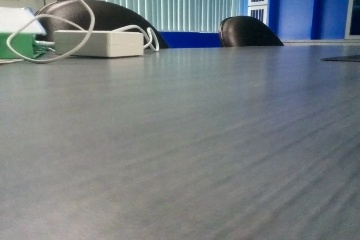
#> input picture Resources/Images/1772595057.885054.jpg, 360 x 240 px, given in place of the camera
$ python colorPicker.py
#> lines starting #> are read from the running program, lines starting #| are printed output that depends on the picture; after the words box and inside, x2 and y2 are one past the last pixel; in counts of white or black regions, pixels touching at a corner belong together
from djitellopy import tello

import cv2

import numpy as np

frameWidth = 480

frameHeight = 360

# [7 lines of commented-out code are left out]

def empty(a):

    pass

cv2.namedWindow("HSV")

cv2.resizeWindow("HSV", 640, 240)

cv2.createTrackbar("HUE Min", "HSV", 0, 179, empty)
#> slider 'HUE Min' is set to 35

cv2.createTrackbar("HUE Max", "HSV", 179, 179, empty)

cv2.createTrackbar("SAT Min", "HSV", 0, 255, empty)
#> slider 'SAT Min' is set to 51

cv2.createTrackbar("SAT Max", "HSV", 255, 255, empty)

cv2.createTrackbar("VALUE Min", "HSV", 0, 255, empty)
#> slider 'VALUE Min' is set to 51

cv2.createTrackbar("VALUE Max","HSV", 255, 255, empty)

cap = cv2.VideoCapture(0)

frameCounter = 0

while True:

    #img = drone.get_frame_read().frame

    _, img = cap.read()
#> img is the input picture: shape (240, 360, 3); mean B, G, R 129.2, 125.9, 119.1

    img = cv2.resize(img, (frameWidth, frameHeight))
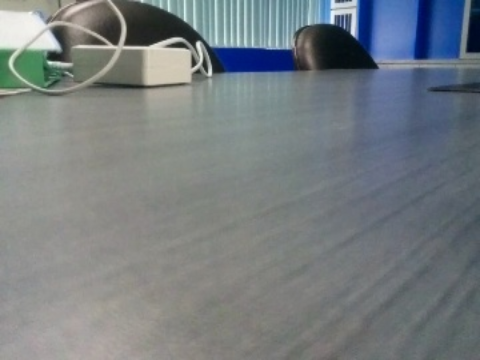
#> img: shape (360, 480, 3); mean B, G, R 129.1, 125.8, 119

    #img = cv2.flip(img,0)

    imgHsv = cv2.cvtColor(img, cv2.COLOR_BGR2HSV)
#> imgHsv: shape (360, 480, 3); mean H, S, V 66.1, 34.8, 133.2

    h_min = cv2.getTrackbarPos("HUE Min", "HSV")

    h_max = cv2.getTrackbarPos("HUE Max", "HSV")

    s_min = cv2.getTrackbarPos("SAT Min","HSV")

    s_max = cv2.getTrackbarPos("SAT Max", "HSV")

    v_min = cv2.getTrackbarPos("VALUE Min", "HSV")

    v_max = cv2.getTrackbarPos("VALUE Max", "HSV")

    lower = np.array([h_min, s_min, v_min])

    upper = np.array([h_max, s_max, v_max])

    mask = cv2.inRange(imgHsv, lower, upper)
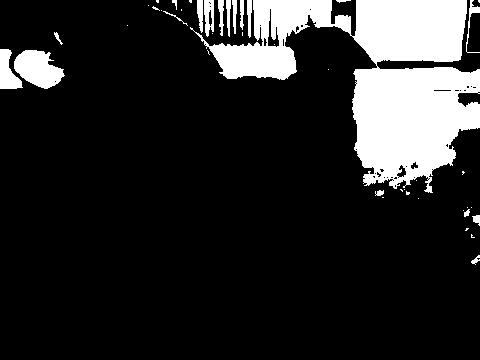
#> mask: shape (360, 480); 15.7% white; 44 white regions (25 under 20 px), largest, box (x1, y1, x2, y2) and area: (190, 0, 480, 193) 23632, (14, 50, 65, 89) 1299, (0, 49, 23, 89) 552

    result = cv2.bitwise_and(img, img, mask=mask)
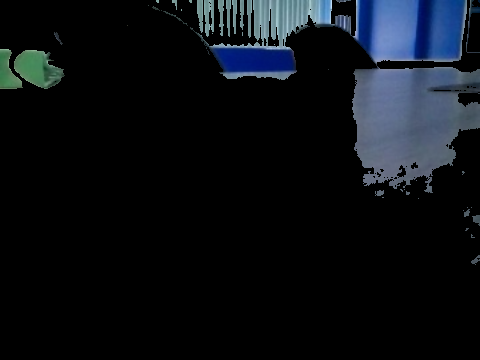
#> result: shape (360, 480, 3); mean B, G, R 20.7, 15.8, 11.9

    print(f'[{h_min},{s_min},{v_min},{h_max},{s_max},{v_max}]')

    mask = cv2.cvtColor(mask, cv2.COLOR_GRAY2BGR)

    hStack = np.hstack([img, mask, result])
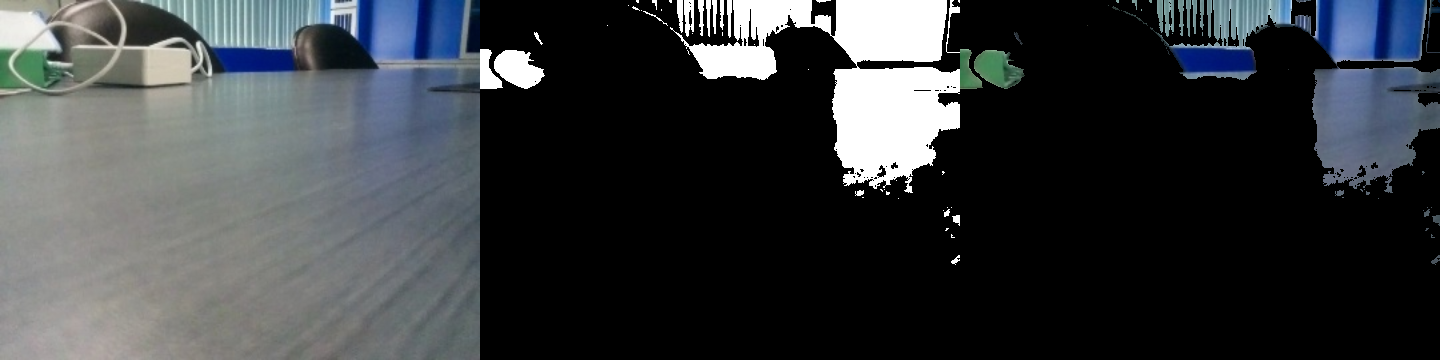
#> hStack: shape (360, 1440, 3); mean B, G, R 63.2, 60.5, 57

    cv2.imshow('Horizontal Stacking', hStack)

    if cv2.waitKey(1) and 0xFF == ord('q'):

#> (key q is pressed here)
        break

# cap.release()
#
# cv2.destroyAllWindows()

$ run again, on Resources/Images/1772595140.872892.jpg
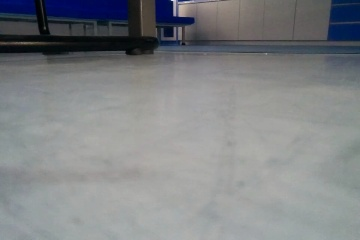
#> input picture Resources/Images/1772595140.872892.jpg, 360 x 240 px, given in place of the camera
#> img is the input picture: shape (240, 360, 3); mean B, G, R 133.8, 131.3, 128.7
#> img: shape (360, 480, 3)
#> imgHsv: shape (360, 480, 3); mean H, S, V 67.7, 26.3, 135.8
#> `mask = cv2.inRange(imgHsv, lower, upper)`:
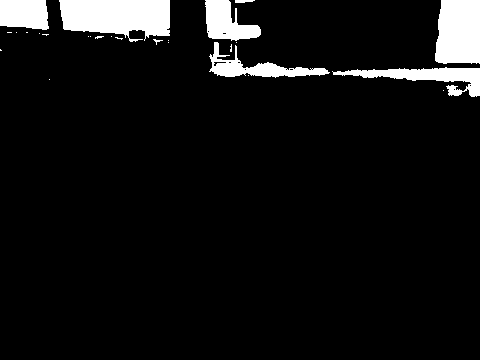
#> mask: shape (360, 480); 7.1% white; 26 white regions (18 under 20 px), largest, box (x1, y1, x2, y2) and area: (59, 0, 170, 42) 3598, (435, 0, 480, 64) 2656, (332, 67, 480, 97) 1712
#> `hStack = np.hstack([img, mask, result])`:
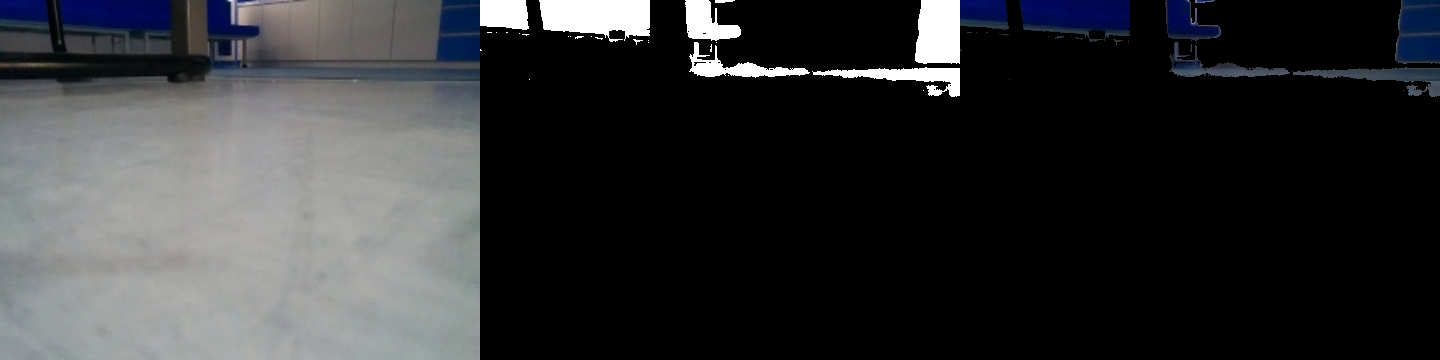
#> hStack: shape (360, 1440, 3); mean B, G, R 52.4, 50.6, 49.4

$ run again, on Resources/Images/1772595157.7855608.jpg
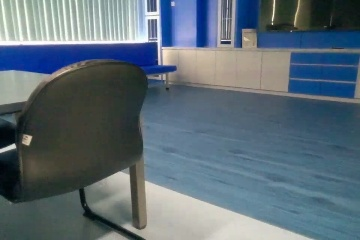
#> input picture Resources/Images/1772595157.7855608.jpg, 360 x 240 px, given in place of the camera
#> img is the input picture: shape (240, 360, 3); mean B, G, R 118.4, 108.2, 92.5
#> img: shape (360, 480, 3)
#> imgHsv: shape (360, 480, 3); mean H, S, V 77.9, 76.8, 123.6
#> `mask = cv2.inRange(imgHsv, lower, upper)`:
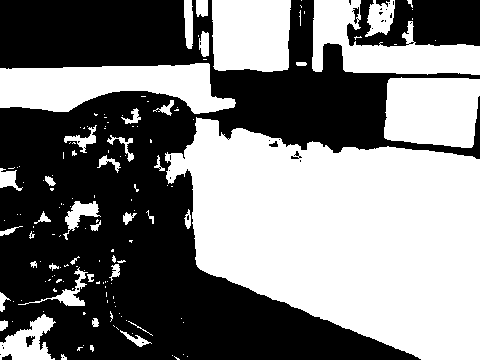
#> mask: shape (360, 480); 48.6% white; 153 white regions (111 under 20 px), largest, box (x1, y1, x2, y2) and area: (165, 117, 480, 360) 51906, (0, 63, 236, 114) 7816, (312, 0, 480, 75) 6119
#> `hStack = np.hstack([img, mask, result])`:
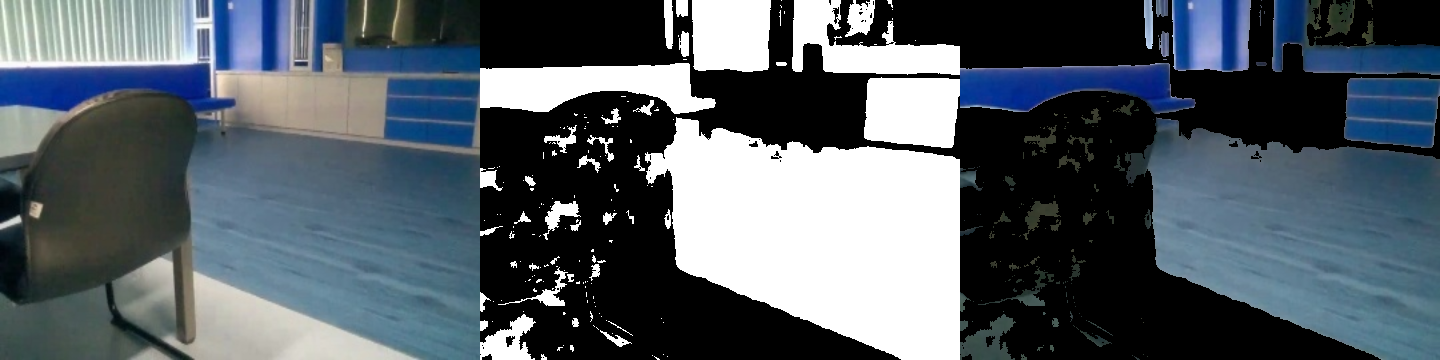
#> hStack: shape (360, 1440, 3); mean B, G, R 100.9, 92.9, 83.2

$ run again, on Resources/Images/1772605881.220787.jpg
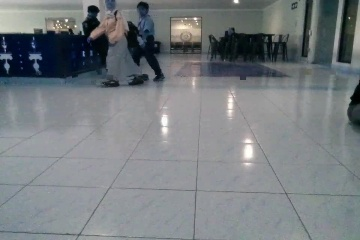
#> input picture Resources/Images/1772605881.220787.jpg, 360 x 240 px, given in place of the camera
#> img is the input picture: shape (240, 360, 3); mean B, G, R 127.8, 124.4, 119.1
#> img: shape (360, 480, 3)
#> imgHsv: shape (360, 480, 3); mean H, S, V 96.2, 35.6, 129.2
#> `mask = cv2.inRange(imgHsv, lower, upper)`:
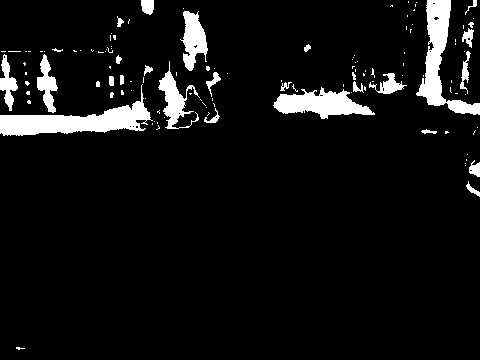
#> mask: shape (360, 480); 7% white; 124 white regions (95 under 20 px), largest, box (x1, y1, x2, y2) and area: (0, 84, 153, 136) 2894, (416, 0, 480, 115) 2324, (273, 87, 375, 119) 1736
#> `hStack = np.hstack([img, mask, result])`:
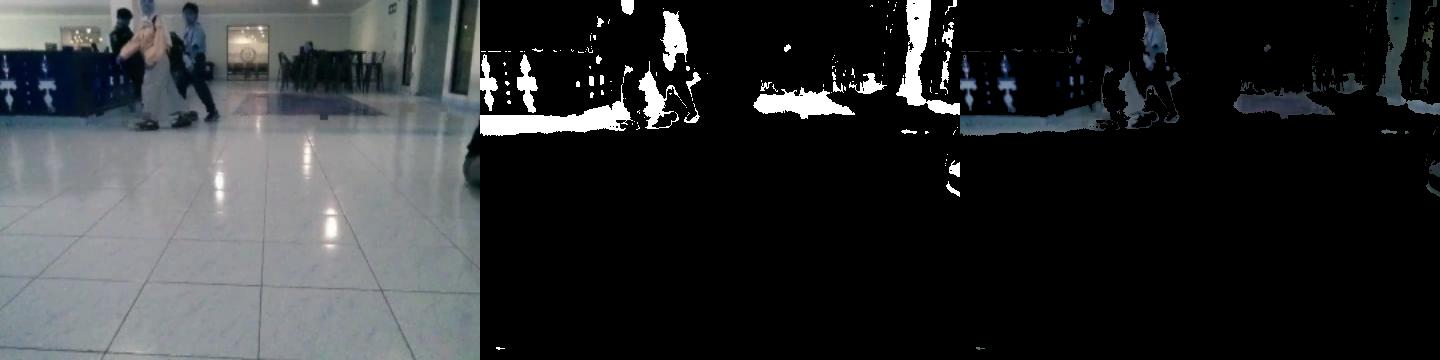
#> hStack: shape (360, 1440, 3); mean B, G, R 50.5, 49, 46.9
